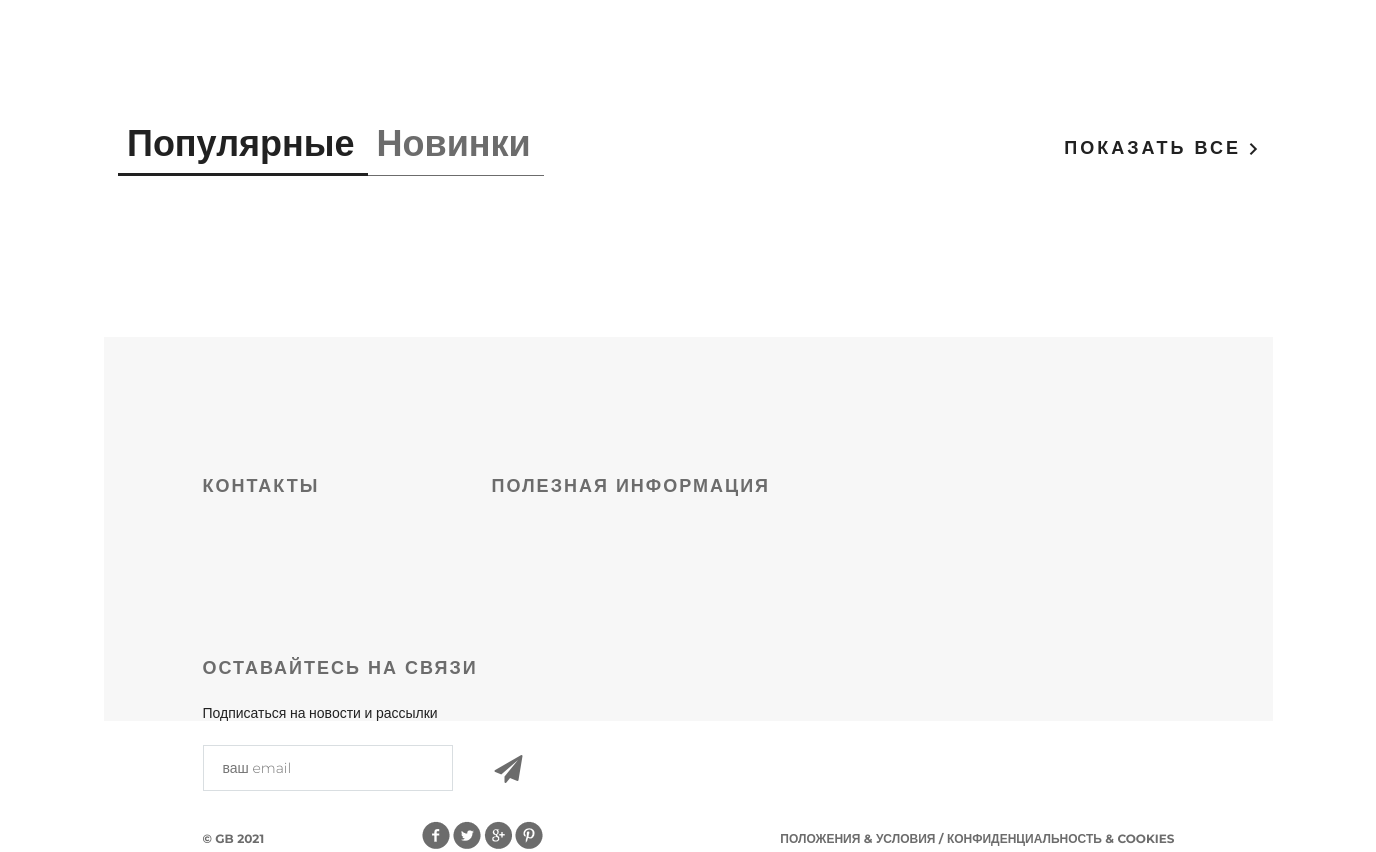
Before: / (lower part) with the older database file.
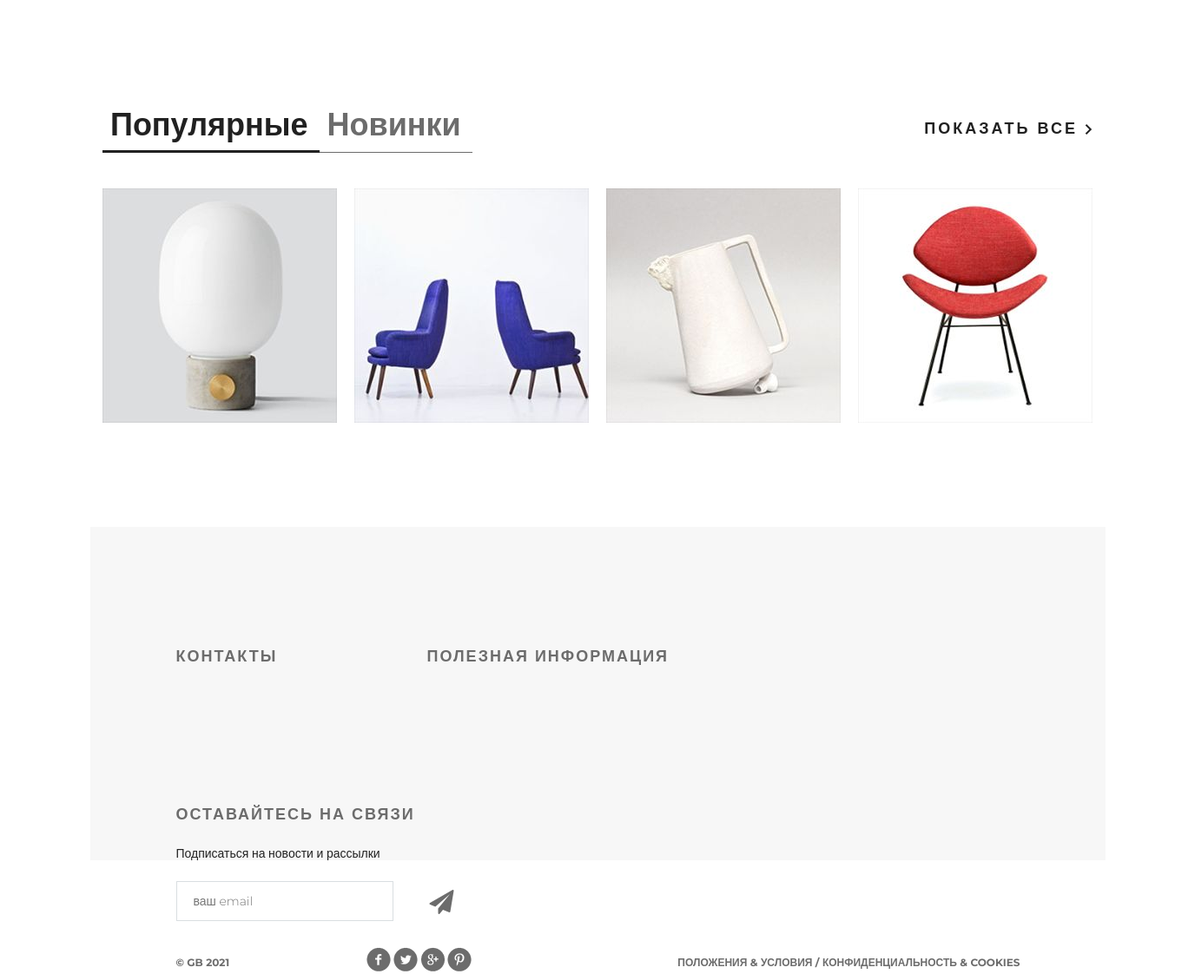
After: the same page with the newer database file.
### mainapp/models.py (models this page shows, shortened)
class Product(models.Model):
    category = models.ForeignKey(ProductCategory, on_delete=models.CASCADE, verbose_name= 'название категории')
    name = models.CharField(max_length=100, verbose_name= 'имя продукта')
    description = models.TextField(verbose_name= 'описание', blank=True)
    short_desc = models.CharField(max_length=40, verbose_name= 'краское описание', blank=True)
    price = models.DecimalField(verbose_name='цена', max_digits=8, decimal_places=2, default=0)
    quantity = models.PositiveSmallIntegerField(verbose_name= 'количество', default= 0)
    image = models.ImageField(upload_to='products_images', blank= True, verbose_name='картинка')
    is_active = models.BooleanField(verbose_name='активна', default=True)

### mainapp/views.py (the view)
# urls.py: path('', mainapp.main, name='main'),
def main(request):
    basket = []
    if request.user.is_authenticated:
        basket = Basket.objects.filter(user=request.user)
    products = Product.objects.all() [:4]
    content = {
        'title':'Главная',
        'products':products,
    }
    return render(request, 'mainapp/index.html', content)

### mainapp/context_processors.py (called while the page is built)
def basket(request):
   basket = []
   if request.user.is_authenticated:
       basket = Basket.objects.filter(user=request.user)
   return {
       'basket': basket,
   }

### mainapp/templatetags/my_tags.py (called while the page is built)
def media_folder_products(string):
    if not string:
        string = 'products_images/default.jpg'
    return f'{settings.MEDIA_URL}{string}'

### mainapp/templates/mainapp/index.html (shortened to what this page needs)
{% extends 'mainapp/base.html' %}
{% load static %}
{% load my_tags %}
{% block content %}
		<div class="featured">
			<div class="featured-menu">
					<a class="active" href="#">Популярные</a><a href="#">Новинки</a>
			</div>
			<a class="explore" href="#">показать все <img src="{% static 'img/arrow.png'%}" alt=""></a>
			<div class="clearfix">
			</div>
			<div class="tab-content">
				{% for product in products %}
					<div class="block">
						<a href="/products/category/{{ product.category.pk }}"> <img src = "{{ product.image|media_folder_products }}">
						</a>
					</div>
				{% endfor %}
			</div>
		</div>
{% endblock %}

### mainapp/templates/mainapp/base.html (shortened to what this page needs)
{% load static %}
<!DOCTYPE html>
<html>
<head>
    {% block css %}
        <link rel="stylesheet" type="text/css" href="{% static 'css/bootstrap.min.css'%}">
        <link rel="stylesheet" type="text/css" href="{% static 'css/style.css'%}">
        <link rel="stylesheet" href="{% static 'fonts/font-awesome/css/font-awesome.css'%}">
    {% endblock %}
</head>
<body>
	<div class="container">
		{% block content %}
		{% endblock %}
		<div class="clr"></div>
	</div>
{% block footer %}
    <div class="footer">
        <div class="clearfix">
            <div class="text-footer">
                <h3>контакты</h3>
            </div>
            <div class="text-footer">
                <h3>полезная информация</h3>
            </div>
            <div class="text-footer clearfix">
                <h3>Оставайтесь на связи</h3>
                <p>Подписаться на новости и рассылки</p>
                <form>
                    <input type="email" name="email" placeholder="ваш email">
                    <a href="#"><i class="fa fa-paper-plane fa-2x" aria-hidden="true"></i></a>
                </form>
            </div>
        </div>
        <p class="small">&copy; GB {% now 'Y' %}</p>
        <div class="social">
            <a href="#" class="social1"></a>
            <a href="#" class="social2"></a>
            <a href="#" class="social3"></a>
            <a href="#" class="social4"></a>
        </div>
        <p class="small">Положения &amp; Условия  /  Конфиденциальность &amp; Cookies</p>
    </div>
{% endblock %}
</body>
</html>

### static/css/style.css (style rules this page uses)
* { margin: 0; padding: 0; }
body { font-family: 'Montserrat', sans-serif; }
html, body { height: 100%; }
.clr { height: 384px; }
.container { width: 1366px; margin: 0 auto; min-height: 100%; }
.clearfix:after { content: ""; display: block; clear: both; }
.featured { padding-left: 98px; padding-right: 98px; }
.featured-menu { margin-top: 120px; width: 300px; height: 49px; float: left; }
.featured-menu a { color: #6c6c6c; font-size: 36px; font-weight: 700; text-align: left; text-decoration: none; border-bottom: 1px solid #6c6c6c; padding-bottom: 10px; padding-right: 13px; padding-left: 9px; }
.featured-menu .active { font-size: 36px; font-weight: 700; text-align: left; color: #212121; border-bottom: 3px solid #212121; padding-bottom: 8px; }
.explore { text-transform: uppercase; color: #212121; font-size: 18px; font-weight: 700; line-height: 24px; text-align: center; float: right; margin-top: 138px; letter-spacing: 3px; text-decoration: none; }
.tab-content { margin-top: 50px; display: flex; justify-content: space-between; margin-bottom: 120px; }
.tab-content .block { height: 270px; width: 270px; position: relative; }
.footer { height: 384px; width: 1169px; background-color: #f7f7f7; padding-left: 99px; padding-right: 98px; margin: -384px auto 0; clear: both; }
.footer form { position: relative; }
.footer form a i { display: block; width: 21px; height: 21px; position: absolute; z-index: 2; top: 10px; right: 50px; color: #6c6c6c; }
.text-footer { margin-top: 120px; width: 221px; float: left; margin-right: 68px; }
.text-footer:last-child { margin-right: 0; }
.text-footer h3 { text-transform: uppercase; color: #6c6c6c; font-size: 18px; font-weight: 700; text-align: left; margin-bottom: 22px; letter-spacing: 2px; }
.text-footer p { color: #212121; font-size: 14px; font-weight: 300; line-height: 24px; text-align: left; margin-bottom: 20px; }
.text-footer a { text-decoration: none; text-transform: uppercase; color: #212121; font-size: 14px; font-weight: 700; line-height: 26px; text-align: left; }
.text-footer:nth-child(2) { width: 422px; }
.text-footer:nth-child(3) { width: 363px; }
.text-footer input { border-width: 1px; border-color: #d9dee1; border-style: solid; background-color: #ffffff; width: 250px; height: 46px; outline: none; color: #6c6c6c; font-size: 14px; font-weight: 300; line-height: 22px; text-align: left; padding-left: 19px; padding-right: 70px; }
.footer .small { text-transform: uppercase; float: left; color: #6c6c6c; font-size: 12px; font-weight: 700; line-height: 26px; text-align: left; margin-top: 35px; }
.social { height: 28px; width: 121px; float: left; margin-left: 158px; margin-top: 30px; }
.social1 { background: url(/static/img/social-links.png); height: 28px; width: 28px; float: left; }
.social2 { background: url(/static/img/social-links.png); background-position: -34px 0px; height: 28px; width: 28px; float: left; margin-left: 3px; }
.social3 { background: url(/static/img/social-links.png); background-position: -67px 0px; height: 28px; width: 28px; float: left; margin-left: 3px; }
.social4 { background: url(/static/img/social-links.png); background-position: -101px 0px; height: 28px; width: 28px; float: left; margin-left: 3px; }
.footer .small:nth-child(4) { float: right; }

Changed rows visible on the page:
added Product: image|media_folder_products (picture)
added Product: image|media_folder_products (picture)
added Product: image|media_folder_products (picture)
added Product: image|media_folder_products (picture)
